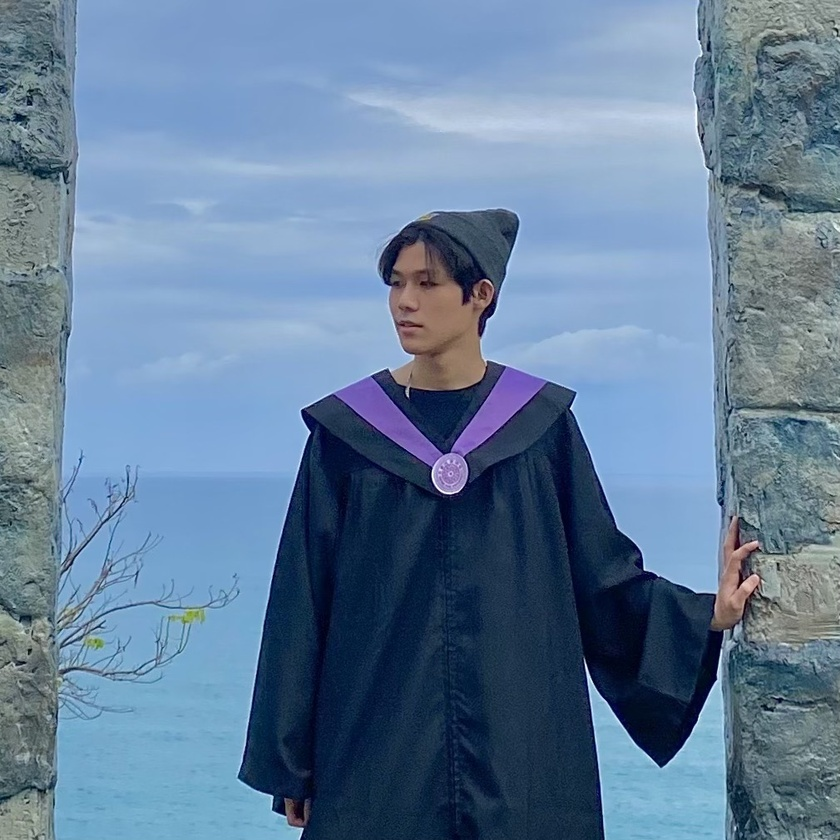
#> input picture opencv_prac/Photos/wei.jpg, 840 x 840 px, shrunk from 1010 x 1010 before the run
$ python face_detect.py
#> lines starting #> are read from the running program, lines starting #| are printed output that depends on the picture; after the words box and inside, x2 and y2 are one past the last pixel; in counts of white or black regions, pixels touching at a corner belong together
import cv2 as cv

img = cv.imread('Photos/wei.jpg')
#> img is the input picture: shape (840, 840, 3); mean B, G, R 154.5, 126.5, 100.1
cv.imshow('Profile', img)


gray = cv.cvtColor(img, cv.COLOR_BGR2GRAY)
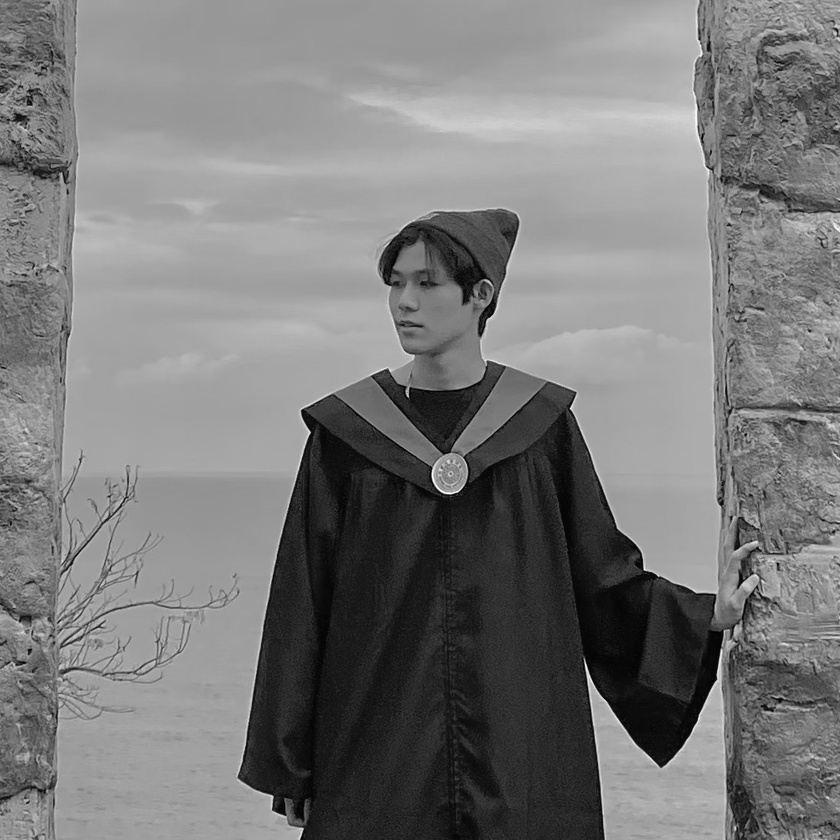
#> gray: shape (840, 840); min 1, max 254, mean 121.8
cv.imshow('Gray Person', gray)

haar_cascade = cv.CascadeClassifier('haar_face.xml')

faces_rect = haar_cascade.detectMultiScale(gray, scaleFactor = 1.1, minNeighbors = 8) # sensible to noises
#> faces_rect = [[364, 246, 96, 96]]

print(f'Number of faces found = {len(faces_rect)}')
#| Number of faces found = 1

for (x, y, w, h) in faces_rect:
    cv.rectangle(img, (x, y), (x + w, y + h), (0, 255, 0), thickness = 3)
#> this loop made 1 pass
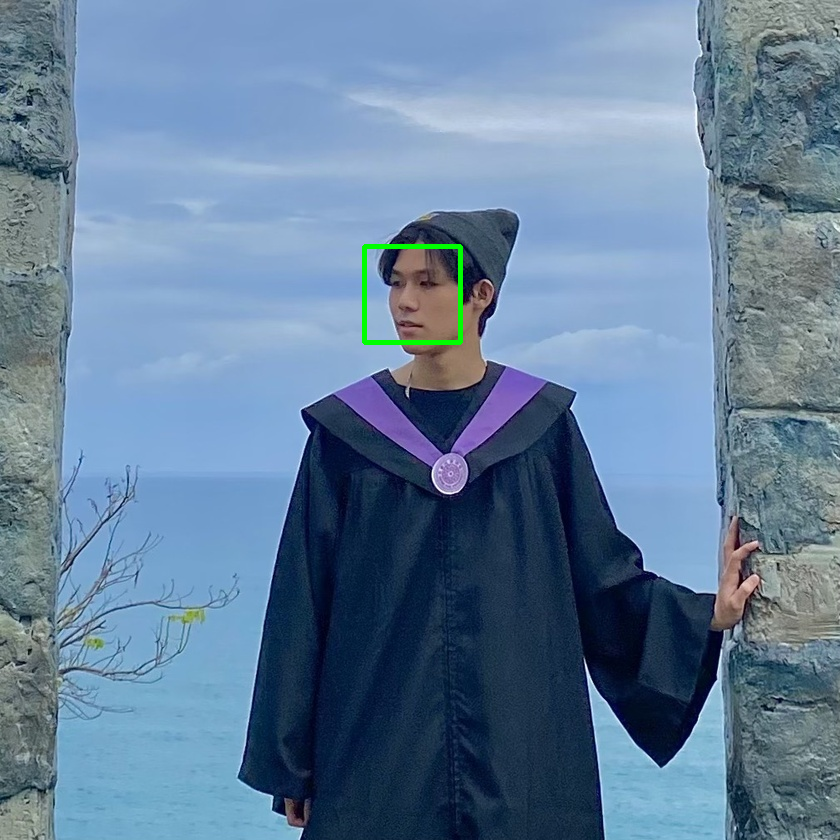
#> img: shape (840, 840, 3); 0.27% of pixels changed, all inside (x1, y1, x2, y2) = (362, 244, 463, 345)

cv.imshow('Detected Faces', img)


##########
cv.waitKey(0)
